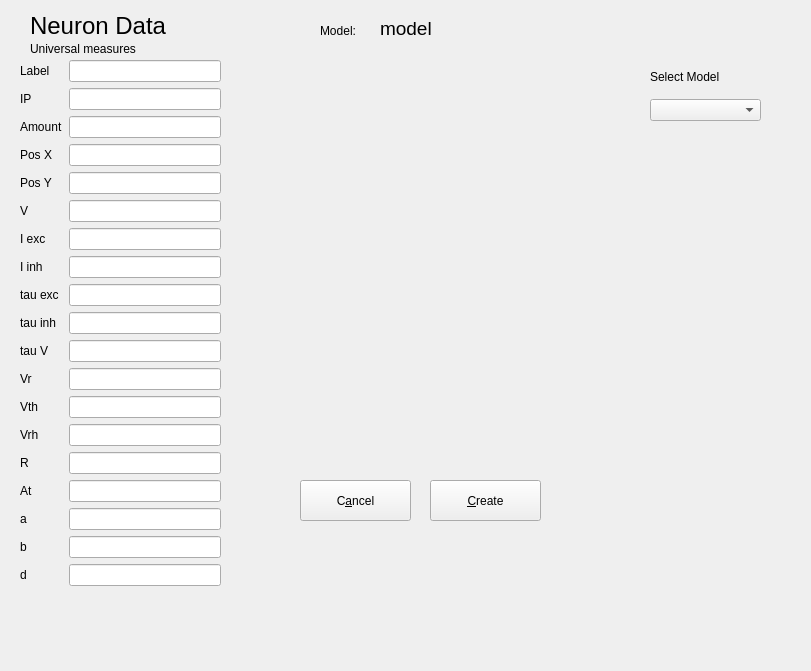
<?xml version="1.0" encoding="UTF-8"?>
<ui version="4.0">
 <class>NewNeuronForm</class>
 <widget class="QWidget" name="NewNeuronForm">
  <property name="windowModality">
   <enum>Qt::WindowModal</enum>
  </property>
  <property name="geometry">
   <rect>
    <x>0</x>
    <y>0</y>
    <width>811</width>
    <height>671</height>
   </rect>
  </property>
  <property name="windowTitle">
   <string>New Neuron</string>
  </property>
  <property name="windowOpacity">
   <double>1.000000000000000</double>
  </property>
  <widget class="QLabel" name="label_6">
   <property name="geometry">
    <rect>
     <x>30</x>
     <y>10</y>
     <width>171</width>
     <height>31</height>
    </rect>
   </property>
   <property name="font">
    <font>
     <pointsize>18</pointsize>
    </font>
   </property>
   <property name="text">
    <string>Neuron Data</string>
   </property>
  </widget>
  <widget class="QPushButton" name="pushButton">
   <property name="geometry">
    <rect>
     <x>430</x>
     <y>480</y>
     <width>111</width>
     <height>41</height>
    </rect>
   </property>
   <property name="text">
    <string>&amp;Create</string>
   </property>
   <property name="iconSize">
    <size>
     <width>32</width>
     <height>32</height>
    </size>
   </property>
   <property name="autoDefault">
    <bool>true</bool>
   </property>
   <property name="flat">
    <bool>false</bool>
   </property>
  </widget>
  <widget class="QPushButton" name="pushButton_2">
   <property name="geometry">
    <rect>
     <x>300</x>
     <y>480</y>
     <width>111</width>
     <height>41</height>
    </rect>
   </property>
   <property name="text">
    <string>C&amp;ancel</string>
   </property>
   <property name="iconSize">
    <size>
     <width>32</width>
     <height>32</height>
    </size>
   </property>
   <property name="flat">
    <bool>false</bool>
   </property>
  </widget>
  <widget class="QLabel" name="label_16">
   <property name="geometry">
    <rect>
     <x>320</x>
     <y>20</y>
     <width>67</width>
     <height>21</height>
    </rect>
   </property>
   <property name="text">
    <string>Model:</string>
   </property>
  </widget>
  <widget class="QLabel" name="label_17">
   <property name="geometry">
    <rect>
     <x>380</x>
     <y>20</y>
     <width>141</width>
     <height>17</height>
    </rect>
   </property>
   <property name="sizePolicy">
    <sizepolicy hsizetype="Fixed" vsizetype="Preferred">
     <horstretch>0</horstretch>
     <verstretch>0</verstretch>
    </sizepolicy>
   </property>
   <property name="font">
    <font>
     <pointsize>14</pointsize>
    </font>
   </property>
   <property name="text">
    <string>model</string>
   </property>
  </widget>
  <widget class="QLabel" name="label_18">
   <property name="geometry">
    <rect>
     <x>30</x>
     <y>40</y>
     <width>151</width>
     <height>17</height>
    </rect>
   </property>
   <property name="text">
    <string>Universal measures</string>
   </property>
  </widget>
  <widget class="QWidget" name="gridLayoutWidget">
   <property name="geometry">
    <rect>
     <x>20</x>
     <y>60</y>
     <width>201</width>
     <height>591</height>
    </rect>
   </property>
   <layout class="QGridLayout" name="gridLayout">
    <item row="16" column="0">
     <widget class="QLabel" name="label_a">
      <property name="text">
       <string>a</string>
      </property>
     </widget>
    </item>
    <item row="18" column="1">
     <widget class="QLineEdit" name="lineEdit_d"/>
    </item>
    <item row="16" column="1">
     <widget class="QLineEdit" name="lineEdit_a"/>
    </item>
    <item row="11" column="1">
     <widget class="QLineEdit" name="lineEdit_Vr"/>
    </item>
    <item row="5" column="0">
     <widget class="QLabel" name="label_V">
      <property name="text">
       <string>V</string>
      </property>
     </widget>
    </item>
    <item row="4" column="1">
     <widget class="QLineEdit" name="lineEdit_PosY"/>
    </item>
    <item row="18" column="0">
     <widget class="QLabel" name="label_d">
      <property name="text">
       <string>d</string>
      </property>
     </widget>
    </item>
    <item row="8" column="0">
     <widget class="QLabel" name="label_tauexc">
      <property name="text">
       <string>tau exc</string>
      </property>
     </widget>
    </item>
    <item row="8" column="1">
     <widget class="QLineEdit" name="lineEdit_tauExc"/>
    </item>
    <item row="0" column="0">
     <widget class="QLabel" name="label">
      <property name="text">
       <string>Label</string>
      </property>
     </widget>
    </item>
    <item row="17" column="0">
     <widget class="QLabel" name="label_b">
      <property name="text">
       <string>b</string>
      </property>
     </widget>
    </item>
    <item row="0" column="1">
     <widget class="QLineEdit" name="lineEdit_Label"/>
    </item>
    <item row="6" column="0">
     <widget class="QLabel" name="label_Iexec">
      <property name="text">
       <string>I exc</string>
      </property>
     </widget>
    </item>
    <item row="10" column="1">
     <widget class="QLineEdit" name="lineEdit_tauV"/>
    </item>
    <item row="14" column="0">
     <widget class="QLabel" name="label_R">
      <property name="text">
       <string>R</string>
      </property>
     </widget>
    </item>
    <item row="5" column="1">
     <widget class="QLineEdit" name="lineEdit_V"/>
    </item>
    <item row="1" column="1">
     <widget class="QLineEdit" name="lineEdit_Ip"/>
    </item>
    <item row="13" column="1">
     <widget class="QLineEdit" name="lineEdit_Vrh"/>
    </item>
    <item row="4" column="0">
     <widget class="QLabel" name="label_PosY">
      <property name="text">
       <string>Pos Y</string>
      </property>
     </widget>
    </item>
    <item row="10" column="0">
     <widget class="QLabel" name="label_tauV">
      <property name="text">
       <string>tau V</string>
      </property>
     </widget>
    </item>
    <item row="12" column="1">
     <widget class="QLineEdit" name="lineEdit_Vth"/>
    </item>
    <item row="12" column="0">
     <widget class="QLabel" name="label_Vth">
      <property name="text">
       <string>Vth</string>
      </property>
     </widget>
    </item>
    <item row="3" column="1">
     <widget class="QLineEdit" name="lineEdit_PosX"/>
    </item>
    <item row="9" column="1">
     <widget class="QLineEdit" name="lineEdit_tauInh"/>
    </item>
    <item row="13" column="0">
     <widget class="QLabel" name="label_Vrh">
      <property name="text">
       <string>Vrh</string>
      </property>
     </widget>
    </item>
    <item row="11" column="0">
     <widget class="QLabel" name="label_Vr">
      <property name="text">
       <string>Vr</string>
      </property>
     </widget>
    </item>
    <item row="9" column="0">
     <widget class="QLabel" name="label_tauinh">
      <property name="text">
       <string>tau inh</string>
      </property>
     </widget>
    </item>
    <item row="17" column="1">
     <widget class="QLineEdit" name="lineEdit_b"/>
    </item>
    <item row="7" column="0">
     <widget class="QLabel" name="label_Iinh">
      <property name="text">
       <string>I inh</string>
      </property>
     </widget>
    </item>
    <item row="14" column="1">
     <widget class="QLineEdit" name="lineEdit_R"/>
    </item>
    <item row="6" column="1">
     <widget class="QLineEdit" name="lineEdit_Iexc"/>
    </item>
    <item row="2" column="0">
     <widget class="QLabel" name="label_Amount">
      <property name="text">
       <string>Amount</string>
      </property>
     </widget>
    </item>
    <item row="1" column="0">
     <widget class="QLabel" name="label_IP">
      <property name="text">
       <string>IP</string>
      </property>
     </widget>
    </item>
    <item row="2" column="1">
     <widget class="QLineEdit" name="lineEdit_Amount"/>
    </item>
    <item row="3" column="0">
     <widget class="QLabel" name="label_PosX">
      <property name="text">
       <string>Pos X</string>
      </property>
     </widget>
    </item>
    <item row="7" column="1">
     <widget class="QLineEdit" name="lineEdit_Iinh"/>
    </item>
    <item row="15" column="1">
     <widget class="QLineEdit" name="lineEdit_At"/>
    </item>
    <item row="15" column="0">
     <widget class="QLabel" name="label_At">
      <property name="text">
       <string>At</string>
      </property>
     </widget>
    </item>
    <item row="19" column="1">
     <spacer name="verticalSpacer">
      <property name="orientation">
       <enum>Qt::Vertical</enum>
      </property>
      <property name="sizeHint" stdset="0">
       <size>
        <width>20</width>
        <height>40</height>
       </size>
      </property>
     </spacer>
    </item>
    <item row="19" column="0">
     <spacer name="verticalSpacer_2">
      <property name="orientation">
       <enum>Qt::Vertical</enum>
      </property>
      <property name="sizeHint" stdset="0">
       <size>
        <width>20</width>
        <height>40</height>
       </size>
      </property>
     </spacer>
    </item>
   </layout>
  </widget>
  <widget class="QWidget" name="gridLayoutWidget_2">
   <property name="geometry">
    <rect>
     <x>650</x>
     <y>60</y>
     <width>111</width>
     <height>61</height>
    </rect>
   </property>
   <layout class="QGridLayout" name="gridLayout_2">
    <item row="2" column="0">
     <widget class="QComboBox" name="comboBox"/>
    </item>
    <item row="1" column="0">
     <widget class="QLabel" name="label_21">
      <property name="text">
       <string>Select Model</string>
      </property>
     </widget>
    </item>
   </layout>
  </widget>
  <widget class="QLabel" name="label_equation">
   <property name="geometry">
    <rect>
     <x>230</x>
     <y>70</y>
     <width>381</width>
     <height>121</height>
    </rect>
   </property>
   <property name="styleSheet">
    <string notr="true">background-color: rgba(255, 255, 255, 0);</string>
   </property>
   <property name="text">
    <string/>
   </property>
   <property name="pixmap">
    <pixmap resource="graphics/graphics.qrc">:/graphics/adexlif_eq.png</pixmap>
   </property>
   <property name="scaledContents">
    <bool>true</bool>
   </property>
  </widget>
  <widget class="QLabel" name="label_2">
   <property name="geometry">
    <rect>
     <x>290</x>
     <y>200</y>
     <width>261</width>
     <height>251</height>
    </rect>
   </property>
   <property name="text">
    <string/>
   </property>
   <property name="pixmap">
    <pixmap resource="graphics/graphics.qrc">:/graphics/neuron.png</pixmap>
   </property>
   <property name="scaledContents">
    <bool>true</bool>
   </property>
  </widget>
 </widget>
 <tabstops>
  <tabstop>lineEdit_Label</tabstop>
  <tabstop>lineEdit_Ip</tabstop>
  <tabstop>lineEdit_Amount</tabstop>
  <tabstop>lineEdit_PosX</tabstop>
  <tabstop>lineEdit_PosY</tabstop>
  <tabstop>lineEdit_V</tabstop>
  <tabstop>lineEdit_Iexc</tabstop>
  <tabstop>lineEdit_Iinh</tabstop>
  <tabstop>lineEdit_tauExc</tabstop>
  <tabstop>lineEdit_tauInh</tabstop>
  <tabstop>lineEdit_tauV</tabstop>
  <tabstop>lineEdit_R</tabstop>
  <tabstop>lineEdit_Vr</tabstop>
  <tabstop>lineEdit_Vrh</tabstop>
  <tabstop>lineEdit_Vth</tabstop>
  <tabstop>lineEdit_At</tabstop>
  <tabstop>pushButton</tabstop>
  <tabstop>pushButton_2</tabstop>
 </tabstops>
 <resources>
  <include location="graphics/graphics.qrc"/>
  <include location="graphics/graphics.qrc"/>
 </resources>
 <connections/>
</ui>
